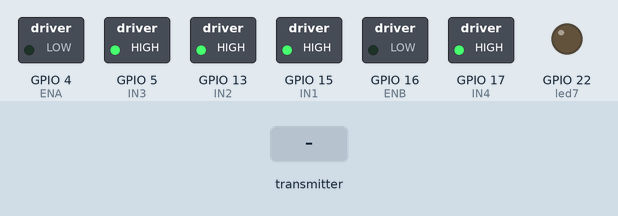
Simulated run of this sketch. Board: ESP32. On the bench: switched loads named in the sketch (green lamp = pin HIGH), output pins drawn as LEDs (lit = HIGH). Inputs (shaded band) come from the test bench.

Above: at 1.2 s.
1.3 s: the transmitter starts sending lxAxisValue = 0
At 1.8 s:
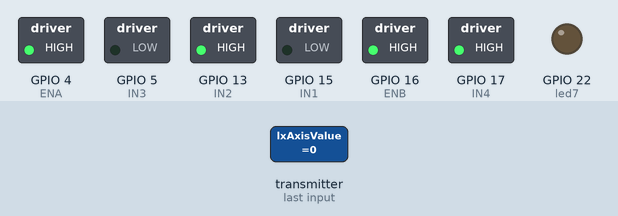
2.8 s: the transmitter starts sending lyAxisValue = 64
At 3.0 s:
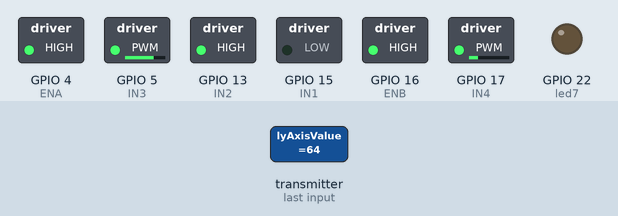
Timing chart, 0 to 3.1 s (numbered marks = the images above; inputs shaded):
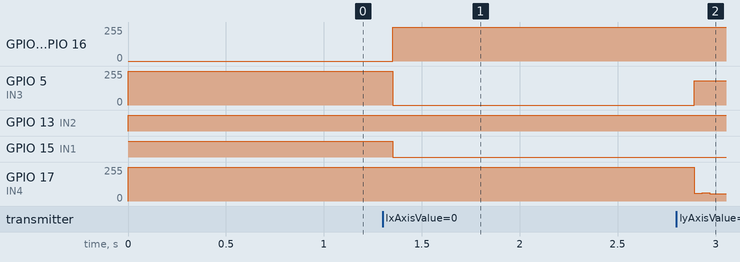

The sketch:

ESPNOW_Receiver_l298.ino
```cpp
#include <esp_now.h>
#include <WiFi.h>
#include <ESP32Servo.h>

#define SIGNAL_TIMEOUT 1000  // This is signal timeout in milli seconds. We will reset the data if no signal

unsigned long lastRecvTime = 0;

struct PacketData {
  byte lxAxisValue;
  byte lyAxisValue;
  byte rxAxisValue;
  byte ryAxisValue;

  byte switch1Value;
  byte switch2Value;
  byte switch3Value;
  byte switch4Value;
  byte switch5Value;
  byte switch6Value;
  byte switch7Value;
  byte switch8Value;
};
PacketData receiverData;


#define ENA 4
#define IN1 15
#define IN2 13
#define ENB 16
#define IN3 5
#define IN4 17

int motor_speed = 0;
int motor_speed1 = 0;
int   led7 = 22;


//Assign default input received values
void setInputDefaultValues() {
  // The middle position for joystick. (254/2=127)
  receiverData.lxAxisValue = 127;
  receiverData.lyAxisValue = 127;
  receiverData.rxAxisValue = 127;
  receiverData.ryAxisValue = 127;
  receiverData.switch7Value = LOW;
}
void mapAndWriteValues()
{

  digitalWrite(led7, receiverData.switch7Value);

}


// callback function that will be executed when data is received
void OnDataRecv(const uint8_t *mac, const uint8_t *incomingData, int len) {
  if (len == 0) {
    return;
  }
  memcpy(&receiverData, incomingData, sizeof(receiverData));
  mapAndWriteValues();mapAndWriteValues();
  lastRecvTime = millis();
}

void setUpPinModes() {

  pinMode(ENA, OUTPUT);
  pinMode(ENB, OUTPUT);
  pinMode(IN1, OUTPUT);
  pinMode(IN2, OUTPUT);
  pinMode(IN3, OUTPUT);
  pinMode(IN4, OUTPUT);
  pinMode(led7, OUTPUT);

  setInputDefaultValues();

}

void setup() {
  setUpPinModes();

  Serial.begin(115200);
  WiFi.mode(WIFI_STA);

  // Init ESP-NOW
  if (esp_now_init() != ESP_OK) {
    Serial.println("Error initializing ESP-NOW");
    return;
  }

  esp_now_register_recv_cb(OnDataRecv);
}


void loop() {

  int x_pos = receiverData.lxAxisValue;
  int y_pos = receiverData.lyAxisValue;


  if (x_pos > 122 && x_pos < 135 && y_pos > 122 && y_pos < 135) {  //Joystick center position
    digitalWrite(IN1, HIGH);
    digitalWrite(IN2, HIGH);
    digitalWrite(IN3, HIGH);
    digitalWrite(IN4, HIGH);
  }
  if (x_pos < 122) {
    motor_speed = map(x_pos, 122, 0, 0, 255);
    motor_speed1 = map(x_pos, 122, 0, 0, 255);
    digitalWrite(IN1, LOW);
    digitalWrite(IN2, HIGH);
    analogWrite(ENA, motor_speed);
    digitalWrite(IN3, LOW);
    digitalWrite(IN4, HIGH);
    analogWrite(ENB, motor_speed1);
  }


  else if (x_pos > 135) {
    motor_speed = map(x_pos, 135, 255, 0, 255);
    motor_speed1 = map(x_pos, 135, 255, 0, 255);
    digitalWrite(IN1, HIGH);
    digitalWrite(IN2, LOW);
    analogWrite(ENA, motor_speed);
    digitalWrite(IN3, HIGH);
    digitalWrite(IN4, LOW);
    analogWrite(ENB, motor_speed1);
  }

  if (y_pos < 122) {
    motor_speed1 = map(y_pos, 122, 0, 0, 255);
    motor_speed = map(y_pos, 122, 0, 0, 255);
    digitalWrite(IN1, LOW);
    digitalWrite(IN2, HIGH);
    analogWrite(ENA, motor_speed);
    digitalWrite(IN4, LOW);
    digitalWrite(IN3, HIGH);
    analogWrite(ENB, motor_speed1);
  }


  else if (y_pos > 135) {
    motor_speed1 = map(y_pos, 135, 255, 0, 255);
    motor_speed = map(y_pos, 135, 255, 0, 255);
    digitalWrite(IN1, HIGH);
    digitalWrite(IN2, LOW);
    analogWrite(ENA, motor_speed);
    digitalWrite(IN4, HIGH);
    digitalWrite(IN3, LOW);
    analogWrite(ENB, motor_speed1);
  }


  //Check Signal lost.
  unsigned long now = millis();
  if (now - lastRecvTime > SIGNAL_TIMEOUT) {
    setInputDefaultValues();

  }
}
```

Measured:
- after the input at 1.3 s, GPIO 4 (ENA): 0/255 → 255/255 after 0.05 s; GPIO 5 (IN3): 255/255 → 0/255 after 0.05 s; GPIO 15 (IN1): HIGH → LOW after 0.05 s; GPIO 16 (ENB): LOW → HIGH after 0.05 s
